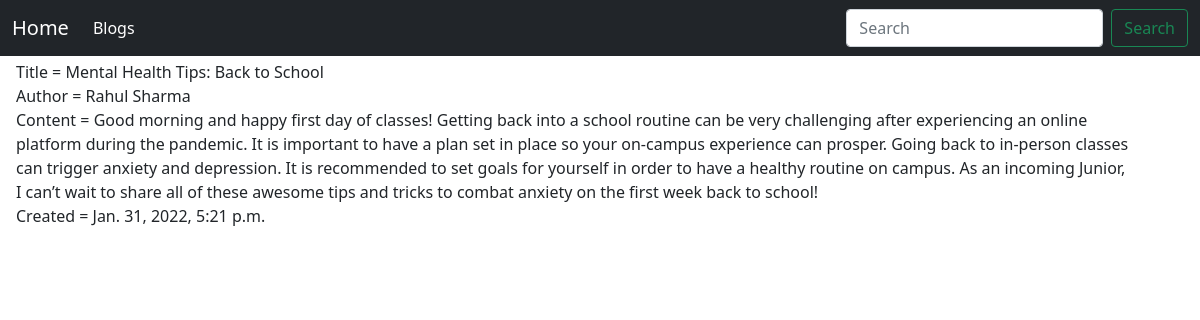
Screenshot of /post/2 with the database file from the repository.
### home/models.py (models this page shows, shortened)
class Post(models.Model):
    title = models.CharField(max_length=200)
    author = models.ForeignKey(User, on_delete= models.CASCADE,related_name='blog_posts')
    content = models.TextField()
    created_on = models.DateTimeField(auto_now_add=True)

### home/views.py (the view)
# urls.py: path('post/<int:pk>',views.PostDetailView.as_view(),name="post_detail"),
class PostDetailView(DetailView):
    model = Post
    template_name = "post_detail.html"

### templates/post_detail.html (shortened to what this page needs)
{% extends 'base.html' %}
{% block body %}
<div class="container mx-1 my-1">
Title = {{object.title}}<br>
Author = {{object.author.first_name}} {{object.author.last_name}}<br>
Content = {{object.content}}<br>
Created = {{object.created_on}}<br>
</div>
{% endblock body %}

### rows the page displays
Post: title "Mental Health Tips: Back to School", author.first_name "Rahul", author.last_name "Sharma", content "Good morning and happy first day of classes! Getting back into a school routine can be very challenging after experiencing an online platform during the pandemic. It is important to have a plan set in place so your on-campus experience can prosper. Going back to in-person classes can trigger anxiety and depression. It is recommended to set goals for yourself in order to have a healthy routine on campus. As an incoming Junior, I can’t wait to share all of these awesome tips and tricks to combat anxiety on the first week back to school!", created_on "Jan. 31, 2022, 5:21 p.m."
